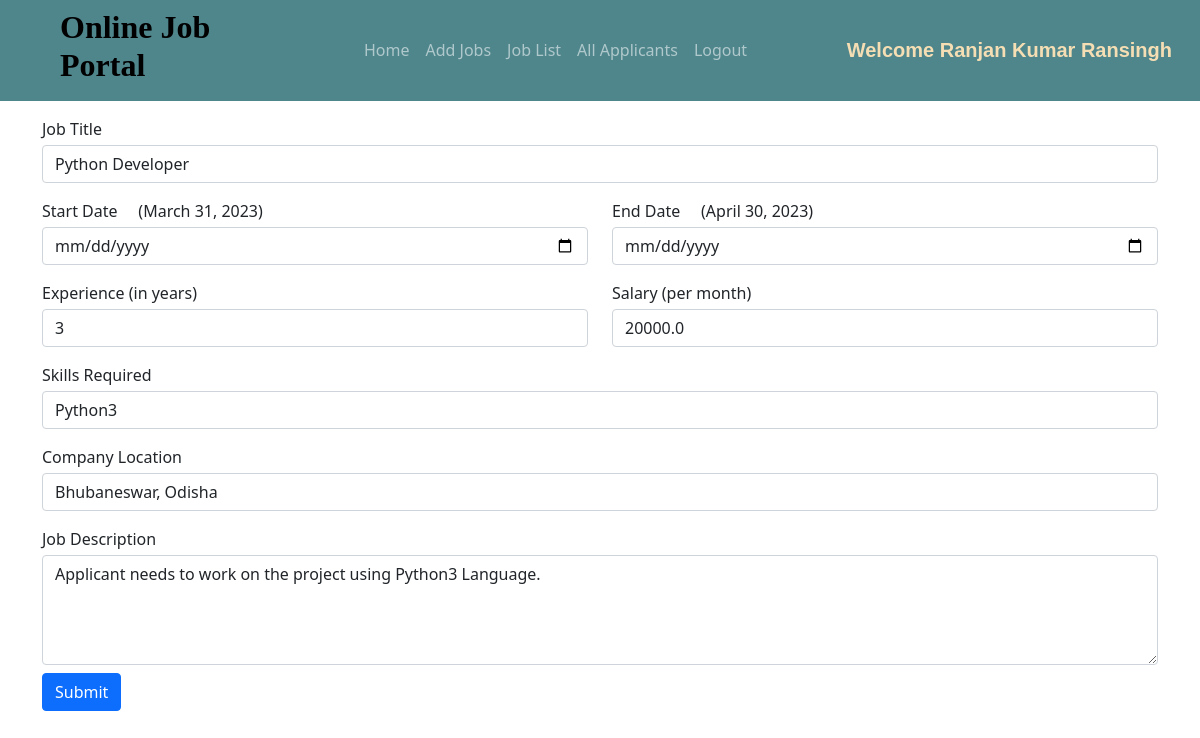
Screenshot of /edit_job/7/ (signed in) with the database file from the repository.
### jobs/models.py (models this page shows, shortened)
class Job(models.Model):
    company = models.ForeignKey(Company, on_delete=models.CASCADE)
    start_date = models.DateField()
    end_date = models.DateField()
    title = models.CharField(max_length=200)
    salary = models.FloatField()
    image = models.ImageField(upload_to="")
    description = models.TextField(max_length=400)
    experience = models.CharField(max_length=100)
    location = models.CharField(max_length=100)
    skills = models.CharField(max_length=200)
    creation_date = models.DateField()

### jobs/views.py (the view, shortened to what this page needs)
# urls.py: path("edit_job/<int:myid>/", views.edit_job, name="edit_job"),
def edit_job(request, myid):
    if not request.user.is_authenticated:
        return redirect("/company_login")
    job = Job.objects.get(id=myid)
    return render(request, "edit_job.html", {'job':job})

### jobs/templates/edit_job.html (shortened to what this page needs)
{% extends 'company_navbar.html' %}
{% block body %}
<form class="container mt-3" method="POST" enctype="multipart/form-data">
    <div class="row">
        <div class="form-group col-md-12">
            <label>Job Title</label>
            <input type="text" class="form-control mt-1" name="job_title" id="job_title" value="{{job.title}}" required>
        </div>
    </div>
    <div class="row mt-3">
        <div class="form-group col-md-6">
            <label>Start Date</label>&nbsp;&nbsp;&nbsp;&nbsp;&nbsp;({{job.start_date}})
            <input type="date" class="form-control mt-1" name="start_date" id="start_date">
        </div>
        <div class="form-group col-md-6">
            <label>End Date</label>&nbsp;&nbsp;&nbsp;&nbsp;&nbsp;({{job.end_date}})
            <input type="date" class="form-control mt-1" name="end_date" id="end_date">
        </div>
    </div>
    <div class="row mt-3">
        <div class="form-group col-md-6">
            <label>Experience (in years)</label>
            <input type="text" class="form-control mt-1" name="experience" id="experience" value="{{job.experience}}" required>
        </div>
        <div class="form-group col-md-6">
            <label>Salary (per month)</label>
            <input type="tel" class="form-control mt-1" name="salary" id="salary" value="{{job.salary}}" required>
        </div>
    </div>
    <div class="row mt-3">
        <div class="form-group col-md-12">
            <label>Skills Required</label>
            <input type="text" class="form-control mt-1" name="skills" id="skills" value="{{job.skills}}" required>
        </div>
        </div>
    <div class="row mt-3">
        <div class="form-group col-md-12">
            <label>Company Location</label>
            <input type="text" class="form-control mt-1" name="location" id="location" value="{{job.location}}" required>
        </div>
    </div>
    <div class="row mt-3">
        <div class="form-group col-md-12">
            <label>Job Description</label>
            <textarea name="description" id="description" class="form-control mt-1" cols="30" rows="4" required>{{job.description}}</textarea>
        </div>
    </div>
<input type="submit" value="Submit" class="btn btn-primary mt-2">
</form>
{% endblock %}

### jobs/templates/company_navbar.html (shortened to what this page needs)
<!doctype html>
<html lang="en">
<head>
  <link href="https://cdn.jsdelivr.net/npm/bootstrap@5.0.2/dist/css/bootstrap.min.css" rel="stylesheet"
>
  <link rel="stylesheet" href="https://cdnjs.cloudflare.com/ajax/libs/font-awesome/5.15.3/css/all.min.css">
</head>
<body>
  <nav class="navbar navbar-expand-lg navbar-dark sticky-top">
    <h2 style="color:black;margin-left: 5%;font-family:cursive;"><b>Online Job Portal</b></h2>
    <div class="container">
      <div class="collapse navbar-collapse" id="navbarSupportedContent">
        <ul class="navbar-nav me-auto mb-2 mb-lg-0" style="margin-left: 10%;">
          <li class="nav-item">
            <a class="nav-link {% block home %}{% endblock %}" aria-current="page" href="/company_homepage/">Home</a>
          </li>
          <li class="nav-item">
            <a class="nav-link {% block add_job %} {% endblock %}" aria-current="page" href="/add_job/">Add Jobs</a>
          </li>
          <li class="nav-item">
            <a class="nav-link {% block job_list %}{% endblock %}" href="/job_list/">Job List</a>
          </li>
          <li class="nav-item">
            <a class="nav-link {% block all_applicants %}{% endblock %}" href="/all_applicants/">All Applicants</a>
          </li>
          <li class="nav-item">
            <a class="nav-link" href="/logout/">Logout</a>
          </li>
        </ul >
        <a class="navbar-brand" style="font-weight: bold; font-family:Verdana, Geneva, Tahoma, sans-serif;color: wheat; "
          href="#">Welcome {{request.user.get_full_name}}</a>
      </div>
    </div>
  </nav>
  {% block body %}
  {% endblock %}
</body>
</html>

### jobs/templates/company_navbar.html (style rules this page uses)
.navbar { background-color: #4f868c; }

### rows the page displays
Job: job_title "Python Developer", start_date "March 31, 2023", end_date "April 30, 2023", experience "3", salary "20000.0", skills "Python3", location "Bhubaneswar, Odisha", description "Applicant needs to work on the project using Python3 Language."

### other values shown
{{ request.user.get_full_name }} "Ranjan Kumar Ransingh"
